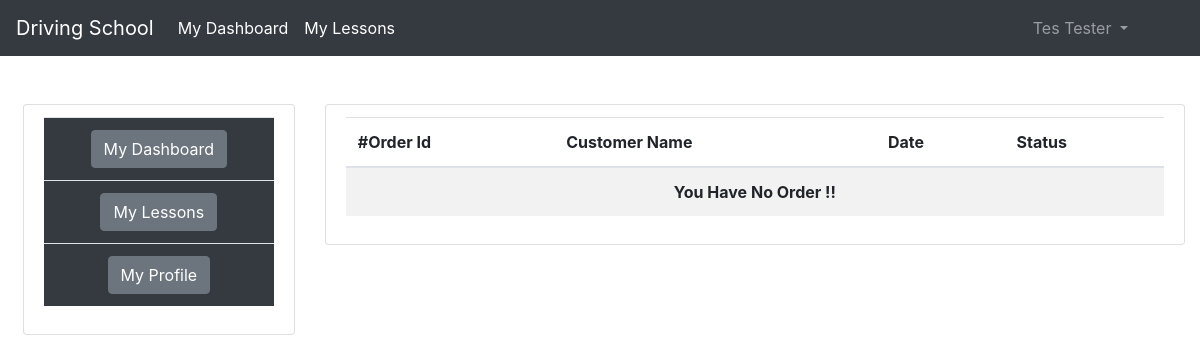
Page /instructor/home-instructor (signed in) on the earlier database version.
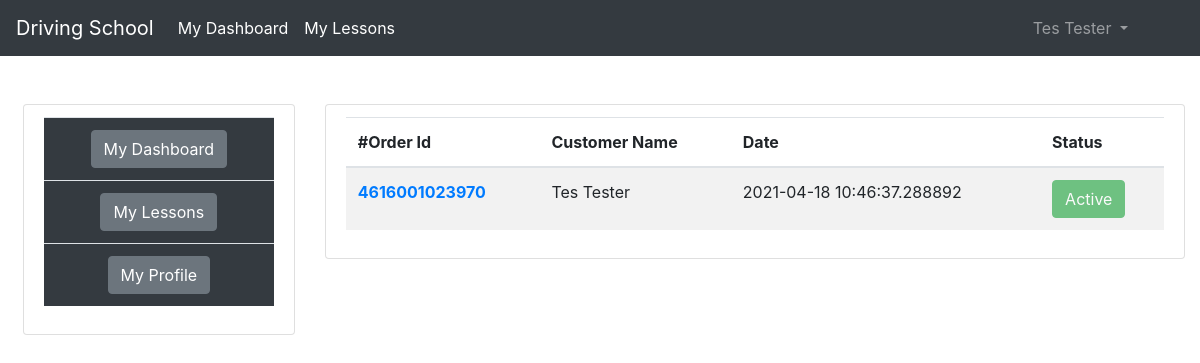
Same page on the later database version.
### order/models.py (models this page shows, shortened)
class Order(models.Model):
    user = models.ForeignKey(User, on_delete=models.CASCADE)
    Lesson = models.ForeignKey(products, on_delete=models.CASCADE, blank=True, null=True)
    Instructor = models.ForeignKey(instructor_information, on_delete=models.CASCADE, blank=True, null=True)
    order_id = models.CharField(max_length=1000)
    Lesson_price = models.CharField(max_length=1000)
    first_name = models.CharField(max_length=1000)
    last_name = models.CharField(max_length=1000)
    email = models.CharField(max_length=1000)
    phone = models.CharField(max_length=100)
    address = models.CharField(max_length=1000)
    zip = models.CharField(max_length=1000)
    ordered = models.BooleanField(default=False)
    instructor_cancel_order = models.BooleanField(default=False)
    customer_cancel_order = models.BooleanField(default=False)
    order_date = models.CharField(max_length=1000)

### instructor/views.py (the view)
# urls.py: path('home-instructor', views.home_instructor, name='home_instructor'),
def home_instructor(request):
    user_id = request.session.get('instructor_id')
    get_instructor_by_id = instructor_information.objects.get(id=user_id)
    filter_order_by_instructor = Order.objects.filter(Instructor=get_instructor_by_id, ordered=True).order_by('-id')
    context={'filter_order_by_instructor':filter_order_by_instructor}
    return render(request, 'index_instructor.html',context)

### templates/index_instructor.html (shortened to what this page needs)
{% extends 'base_instructor.html' %}
{% block body %}
<ul class="list-group container">
	<li class="list-group-item">
		<table class="table table-striped">
			<thead>
				<tr>
					<th scope="col">#Order Id</th>
					<th scope="col">Customer Name</th>
					<th scope="col">Date</th>
					<th scope="col">Status</th>
				</tr>
			</thead>
			<tbody>
				{% if filter_order_by_instructor %}
				{% for i in filter_order_by_instructor %}
				<tr>
					<th scope="row"><a href="">{{i.order_id}}</a></th>
					<td>{{i.user.first_name}} {{i.user.last_name}}</td>
					<td>{{i.order_date}}</td>
					<td>
						{% if i.customer_cancel_order %}
						<button type="button" class="btn btn-danger" data-toggle="modal" data-target="#exampleModal"
							disabled>
							Customer Cancelled
						</button>
						{% elif i.instructor_cancel_order %}
						<button type="button" class="btn btn-danger" disabled>
							You Canceled
						</button>
						{% else %}
						<button type="button" class="btn btn-success" disabled>
							Active
						</button>
						{% endif %}
					</td>
				</tr>
				{% endfor %}
				{% else %}
				<tr>
					<th class="text-center" colspan="4">You Have No Order !!</th>
				</tr>
				{% endif %}
			</tbody>
		</table>
	</li>
</ul>
{% endblock %}

Differences in the rows shown:
added Order: order_id "4616001023970", user.first_name "Tes", user.last_name "Tester", order_date "2021-04-18 10:46:37.288892", customer_cancel_order "Active"
Other differences:
text no longer shown: "You Have No Order !!"
